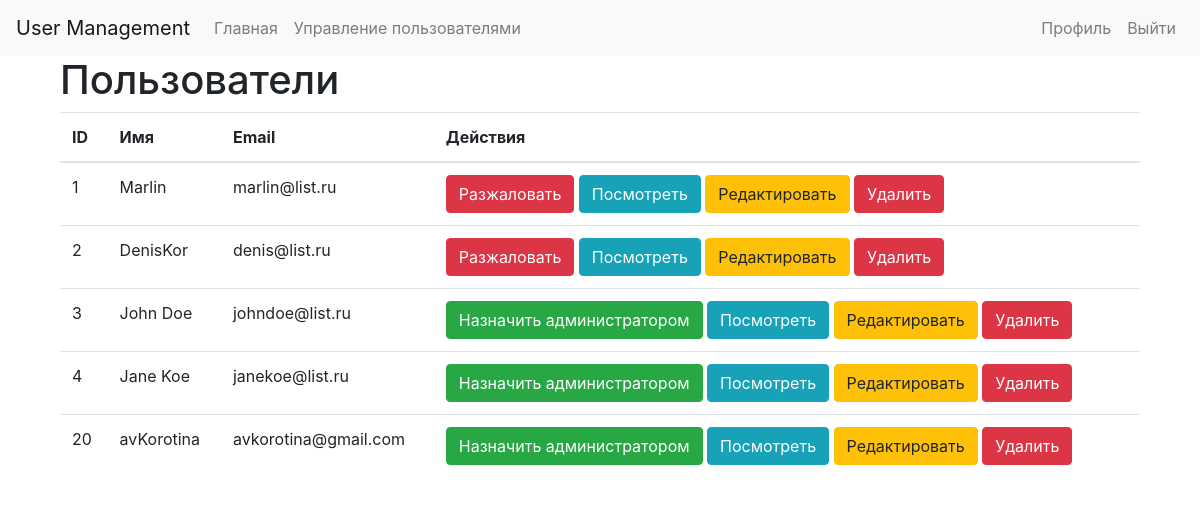
Screenshot of /users/index.php (signed in) with the database file from the repository.
### tables this page shows
CREATE TABLE `users` (
  `id` int NOT NULL,
  `username` varchar(255) NOT NULL,
  `password` varchar(255) NOT NULL,
  `email` varchar(255) DEFAULT NULL,
  `group_id` int NOT NULL DEFAULT '1',
  `data_register_user` varchar(255) NOT NULL,
  `status_user` varchar(255) NOT NULL DEFAULT 'Здравствуйте! Здесь будет мой статус)'
);

### classes/Database.php (called while the page is built, shortened)
<?php
class Database {
    private static $instance = null;
    private $pdo, $query, $error = false, $results, $count, $resultsAll, $countAll;
    private function __construct() {
        try {
            $this->pdo = new PDO('mysql:host=' . Config::get('mysql.host') . ';dbname=' . Config::get('mysql.database'), Config::get('mysql.username'), Config::get('mysql.password'));
        } catch (PDOException $exception) {
            die($exception->getMessage());
        }
    }
    public static function getInstance() {
        if (!isset(self::$instance)) {
            self::$instance = new Database();
        }
        return self::$instance;
    }
    public function query($sql, $params = [], $requireAll = false) {
        $this->error = false;
        $this->query = $this->pdo->prepare($sql);
        if (count($params)) {
            $i = 1;
            foreach ($params as $param) {
                $this->query->bindValue($i, $param);
                $i++;
            }
        }
        if (!$this->query->execute()) {
            $this->error = true;
        }else {
            if ($requireAll) {
                $this->resultsAll = $this->query->fetchAll(PDO::FETCH_OBJ);
            } else {
                $this->results = $this->query->fetchAll(PDO::FETCH_OBJ);
                $this->count = $this->query->rowCount();
            }
        }
        return $this;
    }
    public function error() {
        return $this->error;
    }
    public function results() {
        return $this->results;
    }
    public function resultsAll() {
        return $this->resultsAll;
    }
    public function count() {
        return $this->count;
    }
    public function get($table, $where = []) {
        return $this->action('SELECT *', $table, $where);
    }
    public function action($action, $table, $where = []) {
        $operators = ['=', '>', '<', '>=', '<='];
        if(count($where) === 3) {
            $field = $where[0];
            $operator = $where[1];
            $value = $where[2];
            if(in_array($operator, $operators)) {
                $sql = "{$action} FROM {$table} WHERE {$field} {$operator} ?";
                if(!$this->query($sql, [$value])->error()) {
                    return $this;
                }
            }
        }
        return false;
    }
    public function first()
    {
        return $this->results()[0];
    }
}
?>

### classes/Config.php (called while the page is built)
<?php
class Config {
    public static function get($path = null) {
        if ($path) {
            $config = $GLOBALS['config'];
            $path = explode('.', $path);
            foreach($path as $item) {
                if (isset($config[$item])) {
                    $config = $config[$item];
                }
            }
            return $config;
        }
        return false;
    }
}

### classes/User.php (called while the page is built, shortened)
<?php
class User {
    private $db, $data, $session_name, $isLoggedIn, $cookieName;
    public function __construct($user = null) {
        $this->db = Database::getInstance();
        $this->session_name = Config::get('session.user_session');
        if (!$user) {
            if (Session::exists($this->session_name)) {
                $user = Session::get($this->session_name);
                if ($this->find($user)) {
                    $this->isLoggedIn = true;
                }
            }
        } else {
            $this->find($user);
        }
    }
    public function find($value = null) {
        if (is_numeric($value)){
            $this->data = $this->db->get('users', ['id', '=', $value])->first();
        } else {
            $this->data = $this->db->get('users', ['email', '=', $value])->first();
        }
            if ($this->data) {
                return true;
            }
        return false;
    }
    public function data() {
        return $this->data;
    }
    public function isLoggedIn() {
        return $this->isLoggedIn;
    }
    public function hasPermissions($key = null)  {
        if ($key) {
            $group = $this->db->get('groups_users', ['id', '=', $this->data()->group_id]);
            if ($group->count()) {
                $permissions = $group->first()->permissions;
                $permissions = json_decode($permissions, true);
                if ($permissions[$key]) {
                    return true;
                }
            }
        }
        return false;
    }
}

### classes/Session.php (called while the page is built, shortened)
<?php
class Session {
    public static function exists($name) {
        return (isset($_SESSION[$name])) ? true : false;
    }
    public static function get($name) {
        return $_SESSION[$name];
    }
}

### users/index.php (the view, shortened to what this page needs)
<?php
$users = Database::getInstance()->query("SELECT * FROM users", [], true);
$current_user = new User;
?>
<!doctype html>
<html lang="en">
  <head>
	<link rel="stylesheet" href="https://stackpath.bootstrapcdn.com/bootstrap/4.4.1/css/bootstrap.min.css">
	<link rel="stylesheet" href="https://stackpath.bootstrapcdn.com/font-awesome/4.7.0/css/font-awesome.min.css">
  </head>
  <body>
    <nav class="navbar navbar-expand-lg navbar-light bg-light">
      <a class="navbar-brand" href="#">User Management</a>
      <div class="collapse navbar-collapse" id="navbarSupportedContent">
        <ul class="navbar-nav mr-auto">
          <li class="nav-item">
            <a class="nav-link" href="/index.php">Главная</a>
          </li>
            <?php  if ($current_user->hasPermissions('admin')) : ?>
                <li class="nav-item">
                    <a class="nav-link" href="index.php">Управление пользователями</a>
                </li>
            <?php endif; ?>
        </ul>
          <?php if($current_user->isLoggedIn()) :?>
              <ul class="navbar-nav">
                  <li class="nav-item">
                      <a href="/profile.php" class="nav-link">Профиль</a>
                  </li>
                  <li class="nav-item">
                      <a href="/logout.php" class="nav-link">Выйти</a>
                  </li>
              </ul>
          <?php endif; ?>
      </div>
  </nav>
    <div class="container">
      <div class="col-md-12">
        <h1>Пользователи</h1>
        <table class="table">
          <thead>
            <tr>
              <th>ID</th>
              <th>Имя</th>
              <th>Email</th>
              <th>Действия</th>
            </tr>
          </thead>
          <tbody>
          <?php foreach ($users->resultsAll() as $user): ?>
            <tr>
              <td><?php echo $user->id; ?></td>
              <td><?php echo $user->username; ?></td>
              <td><?php echo $user->email; ?></td>
              <td>
                <?php
                    $viewed_user = new User($user->id);
                    if ($viewed_user->hasPermissions('admin')) {
                        echo "<a href=changePermissions.php?id=" . $user->id . "&permission=standart class='btn btn-danger'>Разжаловать</a>";
                    } else {
                        echo "<a href=changePermissions.php?id=" . $user->id . "&permission=admin class='btn btn-success'>Назначить администратором</a>";
                    }
                ?>
                <a href="/user_profile.php?id=<?php echo $user->id; ?>" class="btn btn-info">Посмотреть</a>
                <a href="edit.php?id=<?php echo $user->id; ?>" class="btn btn-warning">Редактировать</a>
                <a href="delete.php?id=<?php echo $user->id; ?>" class="btn btn-danger" onclick="return confirm('Вы уверены?');">Удалить</a>
              </td>
            </tr>
          <?php endforeach; ?>
          </tbody>
        </table>
      </div>
    </div>
  </body>
</html>

### rows the page displays
users: id "1", username "Marlin", email "marlin@list.ru"
users: id "2", username "DenisKor", email "denis@list.ru"
users: id "3", username "John Doe", email "johndoe@list.ru"
users: id "4", username "Jane Koe", email "janekoe@list.ru"
users: id "20", username "avKorotina", email "avkorotina@gmail.com"
